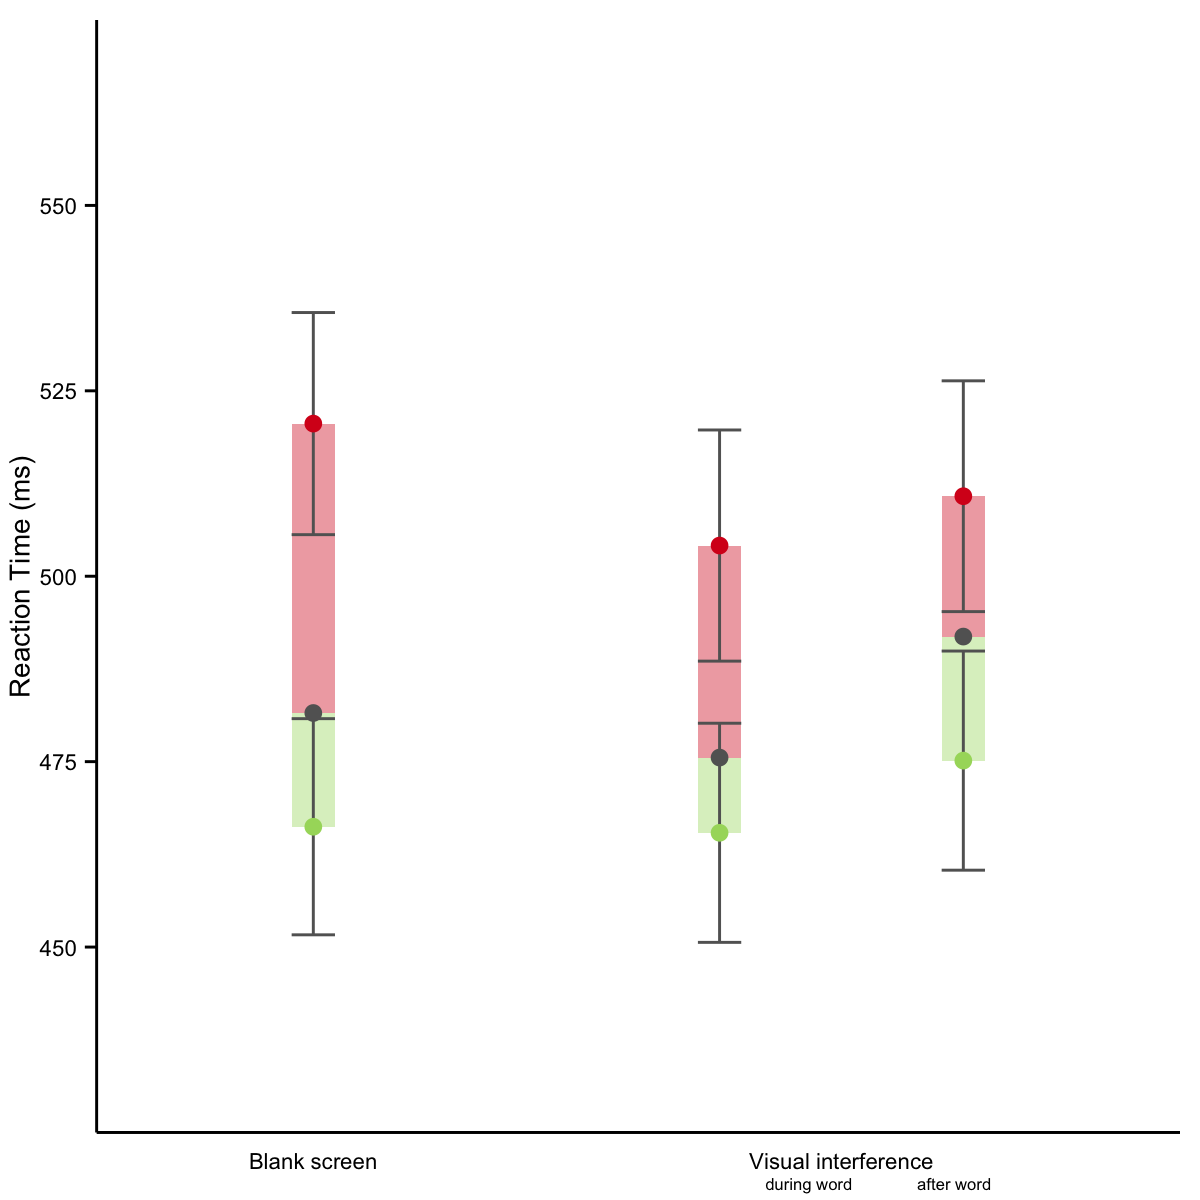

This figure's R source:
source("models/temporal/cueing_effect__rt_for_plot.R")

library(AICcmodavg)
x_preds <- unique(temporal[,c("cue_type", "cue_l", "cue_q", "mask_type", "mask_m", "mask_r")])
y_preds <- predictSE(rt_mod_full, x_preds, type = "response", se.fit = TRUE) %>%
  as.data.frame(.) %>% select(rt = fit, se = se.fit)
preds <- cbind(x_preds, y_preds)

# ------------------------------------------------------------------------------
# Set the x-values
main_gutter <- 1.2  # distance between no interference and center of interferences
minor_gutter <- 0.45

mask_x_map <- data.frame(
  mask_type = c("nomask", "during", "after"),
  mask_c = c(-main_gutter/2, 
             main_gutter/2 - minor_gutter, 
             main_gutter/2))

preds <- preds %>% left_join(mask_x_map)

# ------------------------------------------------------------------------------
# Read in functions from magnets.R
source("plots/magnets.R")

# ------------------------------------------------------------------------------
# Cast the predictions and make the rects
library(reshape2)
library(purrr)

means_temporal <- dcast(preds, mask_type + mask_c ~ cue_type, value.var = "rt")
rect_points_temporal <- means_temporal %>%
  split(.$mask_type) %>%
  map(make_rects) %>%
  rbind_all(.)

# ------------------------------------------------------------------------------
# Create the error lines.
# - requires grouping columns for mask_type and cue_type and (x, y) columns
temporal_error <- dcast(preds, mask_type + mask_c ~ cue_type, value.var = "se")
temporal_error_points <- means_temporal %>% 
  select(-noise) %>%
  mutate(
    minimum = valid - temporal_error$valid,
    maximum = invalid + temporal_error$invalid,
    valid = valid + temporal_error$valid,
    invalid = invalid - temporal_error$invalid
  )

temporal_error_lines <- temporal_error_points %>% 
  melt(id.vars = c("mask_type", "mask_c")) %>%
  arrange(mask_type, value)

# hack!
temporal_error_lines$cue_type <- rep(c("valid", "valid", "invalid", "invalid"), times=3)
temporal_error_lines$group <- with(temporal_error_lines, paste(mask_type, cue_type, sep = ":"))
temporal_error_lines$variable <- rep(c("min", "max"), times = 6)

temporal_error_bars <- temporal_error_lines %>% dcast(mask_c + group ~ variable, value.var = "value")

# ------------------------------------------------------------------------------
# Create grobs from images to use as axis labels.
source("plots/axis-icons.R")
icon_top <- 234

# ------------------------------------------------------------------------------
# Color scheme.
source("plots/colorscheme.R")


# ------------------------------------------------------------------------------
# Arrange the axis icons
rightmost_icon_x <- 0.5
rightmost_icon_xmin <- rightmost_icon_x - icon_width/2
rightmost_icon_xmax <- rightmost_icon_x + icon_width/2

rightmid_icon_x <- 0.5 - minor_gutter
rightmid_icon_xmin <- rightmid_icon_x - icon_width/2
rightmid_icon_xmax <- rightmid_icon_x + icon_width/2

# ------------------------------------------------------------------------------
# Make the temporal plot

spaces <- 8  # int
interference_type <- paste0("during word", paste(rep(" ", times = spaces), collapse = ""), "after word")
temporal_gg <- magnet_plot(preds, rect_points_temporal, temporal_error_bars, c(-0.6, 0.375)) +
  scale_x_continuous(interference_type, breaks = c(-0.6, 0.375),
                     labels = c("Blank screen", "Visual interference")) +
  theme(
    axis.title.x = element_text(hjust = 0.70, size = 6)
  )
temporal_gg


png("plots/temporal/cueing_effect__rt.png", width = 6, height = 6, units = "in", res = 200)
print(temporal_gg)
dev.off()
